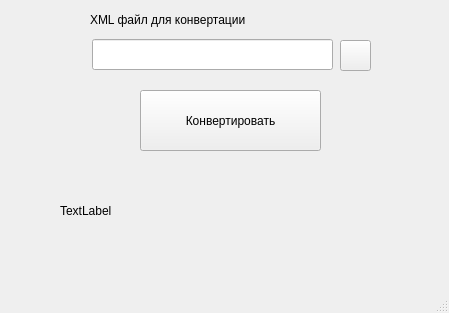
<?xml version="1.0" encoding="UTF-8"?>
<ui version="4.0">
 <class>MainWindow</class>
 <widget class="QMainWindow" name="MainWindow">
  <property name="geometry">
   <rect>
    <x>0</x>
    <y>0</y>
    <width>449</width>
    <height>313</height>
   </rect>
  </property>
  <property name="windowTitle">
   <string>Конвертатор</string>
  </property>
  <widget class="QWidget" name="centralwidget">
   <widget class="QLineEdit" name="lineEdit">
    <property name="geometry">
     <rect>
      <x>92</x>
      <y>39</y>
      <width>241</width>
      <height>31</height>
     </rect>
    </property>
   </widget>
   <widget class="QLabel" name="label">
    <property name="geometry">
     <rect>
      <x>90</x>
      <y>10</y>
      <width>231</width>
      <height>20</height>
     </rect>
    </property>
    <property name="text">
     <string>XML файл для конвертации</string>
    </property>
   </widget>
   <widget class="QPushButton" name="fileButton_3">
    <property name="geometry">
     <rect>
      <x>340</x>
      <y>40</y>
      <width>31</width>
      <height>31</height>
     </rect>
    </property>
    <property name="text">
     <string/>
    </property>
    <property name="icon">
     <iconset>
      <normaloff>folder.png</normaloff>folder.png</iconset>
    </property>
   </widget>
   <widget class="QPushButton" name="pushButton">
    <property name="geometry">
     <rect>
      <x>140</x>
      <y>90</y>
      <width>181</width>
      <height>61</height>
     </rect>
    </property>
    <property name="text">
     <string>Конвертировать</string>
    </property>
   </widget>
   <widget class="QLabel" name="label_2">
    <property name="geometry">
     <rect>
      <x>60</x>
      <y>160</y>
      <width>351</width>
      <height>101</height>
     </rect>
    </property>
    <property name="text">
     <string>TextLabel</string>
    </property>
   </widget>
  </widget>
  <widget class="QMenuBar" name="menubar">
   <property name="geometry">
    <rect>
     <x>0</x>
     <y>0</y>
     <width>449</width>
     <height>21</height>
    </rect>
   </property>
  </widget>
  <widget class="QStatusBar" name="statusbar"/>
 </widget>
 <resources/>
 <connections/>
</ui>
